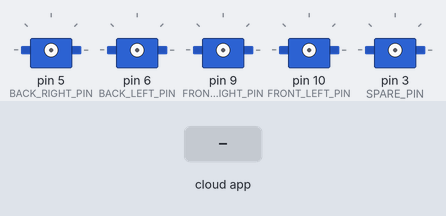
The sketch below on a simulated Arduino Uno, built with avr-gcc and run on an emulated ATmega328P. On the bench: 5 × servo. The test bench sets the inputs (shaded band). The ROS host is connected and sends only what is stated.

Above: at 1.2 s.
1.3 s: the phone or cloud app sets host_up to 0
2.8 s: the phone or cloud app sets back_right to 0
At 3.6 s:
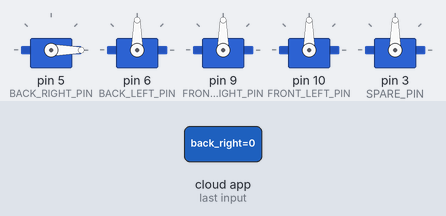
4.3 s: the phone or cloud app sets back_left to 0
At 4.7 s:
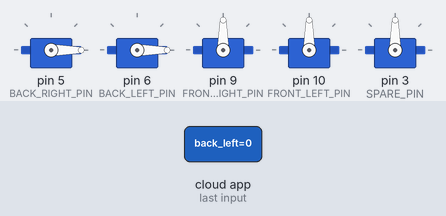
5.8 s: the phone or cloud app sets front_right to 0
At 7.0 s:
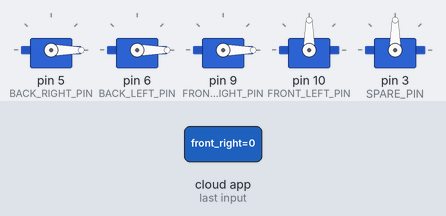
7.3 s: the phone or cloud app sets front_left to 0
At 8.2 s:
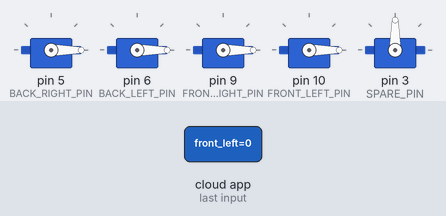
8.8 s: the phone or cloud app sets back_right to 45
At 9.3 s:
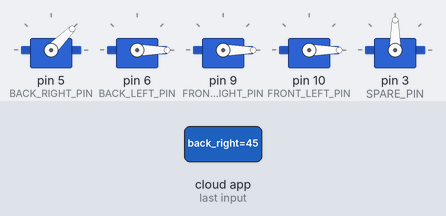
Timing chart, 0 to 11.3 s (numbered marks = the images above; inputs shaded):
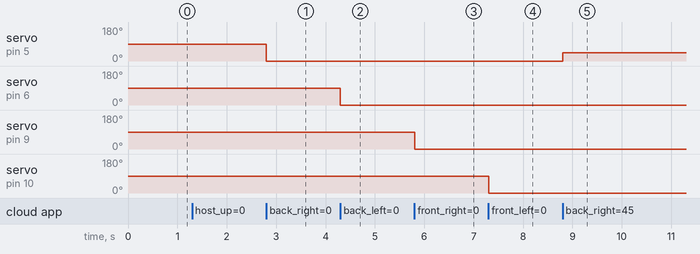

Measured:
- after the input at 2.8 s, servo on pin 5 (BACK_RIGHT_PIN): 90° → 0° at once
- after the input at 4.3 s, servo on pin 6 (BACK_LEFT_PIN): 90° → 0° at once
- after the input at 5.8 s, servo on pin 9 (FRONT_RIGHT_PIN): 90° → 0° at once
- after the input at 7.3 s, servo on pin 10 (FRONT_LEFT_PIN): 90° → 0° at once
- after the input at 8.8 s, servo on pin 5 (BACK_RIGHT_PIN): 0° → 45° at once

The sketch:

catapult_firmware.ino
```cpp
#include <Servo.h>
#include <ros.h>
#include <std_msgs/Int32.h>
#include <std_msgs/Empty.h>

// 定义舵机引脚
const int BACK_RIGHT_PIN = 5;  // 1号舵机 - back_right
const int BACK_LEFT_PIN = 6;   // 2号舵机 - back_left
const int FRONT_RIGHT_PIN = 9; // 3号舵机 - front_right
const int FRONT_LEFT_PIN = 10; // 4号舵机 - front_left
const int SPARE_PIN = 3;       // 备用舵机

// 定义舵机连接状态
bool servos_attached = false;

// 创建ROS节点
ros::NodeHandle nh;

// 创建舵机对象
Servo back_right_servo;  // 1号舵机
Servo back_left_servo;   // 2号舵机
Servo front_right_servo; // 3号舵机
Servo front_left_servo;  // 4号舵机
Servo spare_servo;       // 备用舵机

// 舵机默认打开和关闭的角度
const int OPEN_ANGLE = 180;
const int CLOSE_ANGLE = 0;

// 处理舵机的回调函数
void servoCallback(const std_msgs::Int32& msg, Servo& servo) {
  if (servos_attached) {
    int angle = constrain(msg.data, 0, 180);
    servo.write(angle);
  }
}

// 处理back_right舵机的回调函数
void backRightCallback(const std_msgs::Int32& msg) {
  servoCallback(msg, back_right_servo);
}

// 处理back_left舵机的回调函数
void backLeftCallback(const std_msgs::Int32& msg) {
  servoCallback(msg, back_left_servo);
}

// 处理front_right舵机的回调函数
void frontRightCallback(const std_msgs::Int32& msg) {
  servoCallback(msg, front_right_servo);
}

// 处理front_left舵机的回调函数
void frontLeftCallback(const std_msgs::Int32& msg) {
  servoCallback(msg, front_left_servo);
}

// 处理host_up的回调函数
void hostUpCallback(const std_msgs::Empty& msg) {
  if (!servos_attached) {
    back_right_servo.attach(BACK_RIGHT_PIN);
    back_left_servo.attach(BACK_LEFT_PIN);
    front_right_servo.attach(FRONT_RIGHT_PIN);
    front_left_servo.attach(FRONT_LEFT_PIN);
    spare_servo.attach(SPARE_PIN);

    servos_attached = true;
  }
}

// 处理host_down的回调函数
void hostDownCallback(const std_msgs::Empty& msg) {
  if (servos_attached) {
    back_right_servo.detach();
    back_left_servo.detach();
    front_right_servo.detach();
    front_left_servo.detach();
    spare_servo.detach();

    servos_attached = false;
  }
}

// 创建订阅者
ros::Subscriber<std_msgs::Int32> back_right_sub("servo/back_right", &backRightCallback);
ros::Subscriber<std_msgs::Int32> back_left_sub("servo/back_left", &backLeftCallback);
ros::Subscriber<std_msgs::Int32> front_right_sub("servo/front_right", &frontRightCallback);
ros::Subscriber<std_msgs::Int32> front_left_sub("servo/front_left", &frontLeftCallback);
ros::Subscriber<std_msgs::Empty> host_up_sub("host_up", &hostUpCallback);
ros::Subscriber<std_msgs::Empty> host_down_sub("host_down", &hostDownCallback);

void setup() {
  // 初始化ROS节点
  nh.initNode();

  // 订阅话题
  nh.subscribe(back_right_sub);
  nh.subscribe(back_left_sub);
  nh.subscribe(front_right_sub);
  nh.subscribe(front_left_sub);
  nh.subscribe(host_up_sub);
  nh.subscribe(host_down_sub);
}

void loop() {
  // 处理ROS消息
  nh.spinOnce();
}
```
